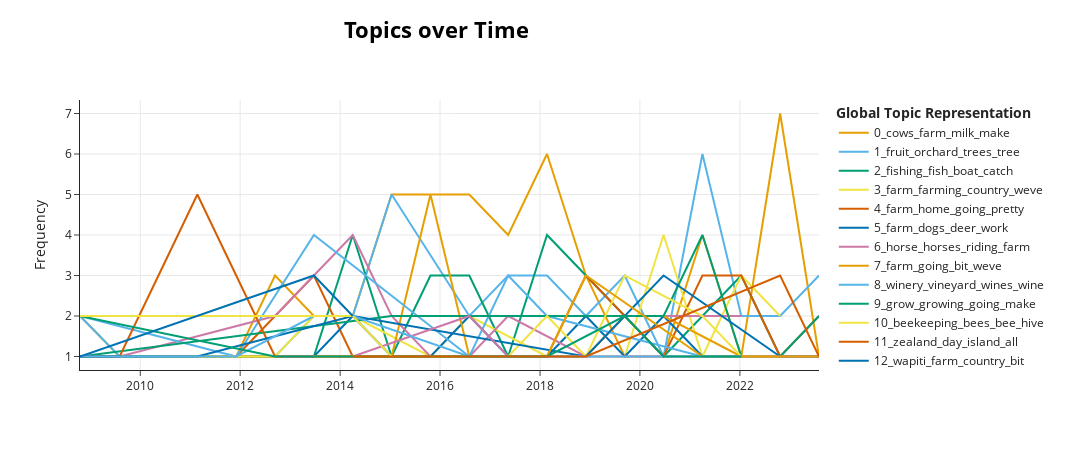

Source (notebook cell):
### Code cell
topic_model.visualize_topics_over_time(topics_over_time, top_n_topics=20)

### Figure 1 — Plotly figure (JSON) as saved in the notebook; plotly's stock layout.template omitted (floating-point values rounded to 4 significant figures)
{"data": [{"hoverinfo": "text", "hovertext": ["<b>Topic 0</b><br>Words: cows, farm, cow, milking, farming", "<b>Topic 0</b><br>Words: mozzarella, cheese, buffalo, clevedon, cows", "<b>Topic 0</b><br>Words: farm, land, goats, valley, boulders", "<b>Topic 0</b><br>Words: chooks, farming, farm, cows, dairy", "<b>Topic 0</b><br>Words: cows, farm, farming, life, weve", "<b>Topic 0</b><br>Words: dairy, cows, milk, farm, cheese", "<b>Topic 0</b><br>Words: cattle, cows, milking, farm, water", "<b>Topic 0</b><br>Words: cows, farm, milk, cheese, family", "<b>Topic 0</b><br>Words: cows, milking, dairy, milk, farm", "<b>Topic 0</b><br>Words: cows, cow, farm, milk, bulls", "<b>Topic 0</b><br>Words: cows, farm, calves, beef, milk", "<b>Topic 0</b><br>Words: dairy, cows, farm, milk, food", "<b>Topic 0</b><br>Words: cows, calves, farm, dairy, farming", "<b>Topic 0</b><br>Words: cows, farm, farming, dairy, milk", "<b>Topic 0</b><br>Words: farm, dairy, milk, cows, make", "<b>Topic 0</b><br>Words: cow, whenua, cows, milking, farm", "<b>Topic 0</b><br>Words: cows, farm, farming, milk, cheese", "<b>Topic 0</b><br>Words: farm, cows, farming, calf, milk"], "marker": {"color": "#E69F00"}, "mode": "lines", "name": "0_cows_farm_milk_make", "type": "scatter", "x": ["2008-10-17T07:40:48", "2009-08-03T00:00:00", "2010-05-14T00:00:00", "2011-12-03T00:00:00", "2012-09-12T00:00:00", "2013-06-23T00:00:00", "2014-04-03T00:00:00", "2015-01-12T00:00:00", "2016-08-02T00:00:00", "2017-05-13T00:00:00", "2018-02-21T00:00:00", "2018-12-02T00:00:00", "2019-09-12T00:00:00", "2020-06-22T00:00:00", "2021-04-02T00:00:00", "2022-01-11T00:00:00", "2022-10-22T00:00:00", "2023-08-02T00:00:00"], "y": [2, 1, 1, 1, 3, 2, 2, 5, 5, 4, 6, 3, 1, 1, 4, 1, 7, 1]}, {"hoverinfo": "text", "hovertext": ["<b>Topic 1</b><br>Words: fruit, yunnan, peas, seeds, pea", "<b>Topic 1</b><br>Words: chinese, growers, fruit, orchard, grow", "<b>Topic 1</b><br>Words: avocados, orchard, avocado, trees, tree", "<b>Topic 1</b><br>Words: trees, planting, timber, seed, fruit", "<b>Topic 1</b><br>Words: fruit, orchard, nuts, growing, nut", "<b>Topic 1</b><br>Words: fruit, orchard, trees, mushrooms, things", "<b>Topic 1</b><br>Words: fruit, orchard, trees, things, family", "<b>Topic 1</b><br>Words: fruit, avocado, orchard, farm, marmalade", "<b>Topic 1</b><br>Words: fruit, trees, orchard, tree, zealand", "<b>Topic 1</b><br>Words: walnuts, orchard, trees, fruit, nuts", "<b>Topic 1</b><br>Words: orchard, fruit, pine, trees, tree", "<b>Topic 1</b><br>Words: fruit, persimmons, orchard, milking, milk", "<b>Topic 1</b><br>Words: fruit, orchard, trees, tree, juice", "<b>Topic 1</b><br>Words: walnut, walnuts, pineapple, pineapples, orchard", "<b>Topic 1</b><br>Words: citrus, fruit, lemons, avocados, growing", "<b>Topic 1</b><br>Words: orchard, fruit, trees, little, around"], "marker": {"color": "#56B4E9"}, "mode": "lines", "name": "1_fruit_orchard_trees_tree", "type": "scatter", "x": ["2008-10-17T07:40:48", "2009-08-03T00:00:00", "2012-09-12T00:00:00", "2013-06-23T00:00:00", "2014-04-03T00:00:00", "2015-01-12T00:00:00", "2016-08-02T00:00:00", "2017-05-13T00:00:00", "2018-02-21T00:00:00", "2018-12-02T00:00:00", "2019-09-12T00:00:00", "2020-06-22T00:00:00", "2021-04-02T00:00:00", "2022-01-11T00:00:00", "2022-10-22T00:00:00", "2023-08-02T00:00:00"], "y": [2, 1, 1, 2, 2, 5, 2, 3, 3, 2, 3, 1, 6, 2, 2, 3]}, {"hoverinfo": "text", "hovertext": ["<b>Topic 2</b><br>Words: fishing, boat, fish, boats, sea", "<b>Topic 2</b><br>Words: been, about, day, weve, what", "<b>Topic 2</b><br>Words: fishing, fish, harbour, catch, brian", "<b>Topic 2</b><br>Words: shellfish, fishing, sea, fish, seaweed", "<b>Topic 2</b><br>Words: fishing, flounders, flounder, fish, joel", "<b>Topic 2</b><br>Words: fishing, fish, mussels, mussel, water", "<b>Topic 2</b><br>Words: fishing, boat, fish, catch, work", "<b>Topic 2</b><br>Words: oyster, oysters, farm, island, fishing", "<b>Topic 2</b><br>Words: fishing, fish, crayfish, freshwater, boat", "<b>Topic 2</b><br>Words: fishing, fish, boat, crayfish, cod", "<b>Topic 2</b><br>Words: fishing, fish, island, crabbing, kapiti", "<b>Topic 2</b><br>Words: fishing, sea, fish, boat, island", "<b>Topic 2</b><br>Words: seaweed, sea, ocean, zealand, fish"], "marker": {"color": "#009E73"}, "mode": "lines", "name": "2_fishing_fish_boat_catch", "type": "scatter", "x": ["2008-10-17T07:40:48", "2010-05-14T00:00:00", "2013-06-23T00:00:00", "2014-04-03T00:00:00", "2015-01-12T00:00:00", "2015-10-23T00:00:00", "2016-08-02T00:00:00", "2017-05-13T00:00:00", "2018-02-21T00:00:00", "2019-09-12T00:00:00", "2020-06-22T00:00:00", "2022-01-11T00:00:00", "2022-10-22T00:00:00"], "y": [1, 1, 1, 4, 1, 3, 3, 1, 4, 2, 1, 3, 1]}, {"hoverinfo": "text", "hovertext": ["<b>Topic 3</b><br>Words: farming, farm, penguins, penguin, tourism", "<b>Topic 3</b><br>Words: farm, farming, weve, us, place", "<b>Topic 3</b><br>Words: farm, nick, work, job, stock", "<b>Topic 3</b><br>Words: farm, farming, castle, owners, closeburn", "<b>Topic 3</b><br>Words: farm, home, instruments, ha, very", "<b>Topic 3</b><br>Words: island, barrier, farm, soil, bamboo", "<b>Topic 3</b><br>Words: farm, deer, wetlands, wetland, conservation", "<b>Topic 3</b><br>Words: farms, farm, land, onuku, money", "<b>Topic 3</b><br>Words: wetlands, wetland, farm, waituna, place", "<b>Topic 3</b><br>Words: farm, sheep, lambs, shed, lamb", "<b>Topic 3</b><br>Words: farm, cattle, family, place, going", "<b>Topic 3</b><br>Words: farm, sheep, shireen, conservation, ha", "<b>Topic 3</b><br>Words: farm, farming, sheep, travis, weve", "<b>Topic 3</b><br>Words: farm, planting, trees, things, bit"], "marker": {"color": "#F0E442"}, "mode": "lines", "name": "3_farm_farming_country_weve", "type": "scatter", "x": ["2008-10-17T07:40:48", "2011-02-22T00:00:00", "2012-09-12T00:00:00", "2013-06-23T00:00:00", "2014-04-03T00:00:00", "2015-10-23T00:00:00", "2016-08-02T00:00:00", "2018-02-21T00:00:00", "2018-12-02T00:00:00", "2019-09-12T00:00:00", "2020-06-22T00:00:00", "2021-04-02T00:00:00", "2022-01-11T00:00:00", "2022-10-22T00:00:00"], "y": [1, 1, 1, 2, 2, 1, 2, 1, 1, 1, 4, 1, 3, 2]}, {"hoverinfo": "text", "hovertext": ["<b>Topic 4</b><br>Words: vanilla, vanillas, zealand, what, years", "<b>Topic 4</b><br>Words: going, farm, home, work, be", "<b>Topic 4</b><br>Words: hunting, hunters, hills, going, jason", "<b>Topic 4</b><br>Words: harbour, kaipara, fishing, fish, flounder", "<b>Topic 4</b><br>Words: farm, river, shed, home, country", "<b>Topic 4</b><br>Words: place, going, farm, go, country", "<b>Topic 4</b><br>Words: zealand, flowers, home, going, country", "<b>Topic 4</b><br>Words: farm, home, going, milk, doing", "<b>Topic 4</b><br>Words: marlborough, mussels, mussel, oysters, farm", "<b>Topic 4</b><br>Words: farm, truffle, home, going, things", "<b>Topic 4</b><br>Words: boat, farm, truffle, truffles, going", "<b>Topic 4</b><br>Words: dogs, dog, trialling, farm, home", "<b>Topic 4</b><br>Words: cyclone, farm, coast, country, east"], "marker": {"color": "#D55E00"}, "mode": "lines", "name": "4_farm_home_going_pretty", "type": "scatter", "x": ["2011-12-03T00:00:00", "2013-06-23T00:00:00", "2014-04-03T00:00:00", "2015-01-12T00:00:00", "2015-10-23T00:00:00", "2018-02-21T00:00:00", "2018-12-02T00:00:00", "2019-09-12T00:00:00", "2020-06-22T00:00:00", "2021-04-02T00:00:00", "2022-01-11T00:00:00", "2022-10-22T00:00:00", "2023-08-02T00:00:00"], "y": [1, 3, 1, 1, 1, 1, 3, 2, 1, 3, 3, 1, 2]}, {"hoverinfo": "text", "hovertext": ["<b>Topic 5</b><br>Words: dogs, dog, sheep, farm, davids", "<b>Topic 5</b><br>Words: farmer, farm, denise, dog, dogs", "<b>Topic 5</b><br>Words: family, life, work, do, them", "<b>Topic 5</b><br>Words: home, farm, work, farmers, dog", "<b>Topic 5</b><br>Words: farm, farming, deer, horse, work", "<b>Topic 5</b><br>Words: deer, farm, dogs, helicopter, tim", "<b>Topic 5</b><br>Words: helicopter, farm, family, matt, newton", "<b>Topic 5</b><br>Words: sheep, farm, horses, dogs, her", "<b>Topic 5</b><br>Words: farm, sheep, deer, dogs, dog", "<b>Topic 5</b><br>Words: farm, pigs, prisoners, piggery, bit", "<b>Topic 5</b><br>Words: dogs, dog, horse, tania, farm", "<b>Topic 5</b><br>Words: farm, deer, milk, minnow, bit", "<b>Topic 5</b><br>Words: farmer, farm, work, job, lisa", "<b>Topic 5</b><br>Words: farm, bit, work, always, around", "<b>Topic 5</b><br>Words: potatoes, farm, potato, bags, spuds", "<b>Topic 5</b><br>Words: farm, farming, mum, kids, dogs", "<b>Topic 5</b><br>Words: vet, mares, foaling, mare, farm"], "marker": {"color": "#0072B2"}, "mode": "lines", "name": "5_farm_dogs_deer_work", "type": "scatter", "x": ["2008-10-17T07:40:48", "2010-05-14T00:00:00", "2011-12-03T00:00:00", "2012-09-12T00:00:00", "2013-06-23T00:00:00", "2014-04-03T00:00:00", "2015-01-12T00:00:00", "2015-10-23T00:00:00", "2016-08-02T00:00:00", "2017-05-13T00:00:00", "2018-02-21T00:00:00", "2018-12-02T00:00:00", "2019-09-12T00:00:00", "2020-06-22T00:00:00", "2021-04-02T00:00:00", "2022-10-22T00:00:00", "2023-08-02T00:00:00"], "y": [1, 1, 1, 1, 1, 2, 1, 1, 2, 1, 1, 2, 1, 2, 1, 1, 1]}, {"hoverinfo": "text", "hovertext": ["<b>Topic 6</b><br>Words: horse, horsemanship, horses, saddle, riding", "<b>Topic 6</b><br>Words: horse, horses, farm, snow, donna", "<b>Topic 6</b><br>Words: horses, horse, riding, farm, going", "<b>Topic 6</b><br>Words: horses, horse, farm, janine, going", "<b>Topic 6</b><br>Words: horse, horses, riding, ride, gavin", "<b>Topic 6</b><br>Words: horses, horse, farm, ride, frasers", "<b>Topic 6</b><br>Words: horses, horse, cattle, farm, riding", "<b>Topic 6</b><br>Words: horses, horse, going, to, work", "<b>Topic 6</b><br>Words: horse, horses, farm, sheep, going", "<b>Topic 6</b><br>Words: horse, horses, farm, irish, very"], "marker": {"color": "#CC79A7"}, "mode": "lines", "name": "6_horse_horses_riding_farm", "type": "scatter", "x": ["2009-08-03T00:00:00", "2012-09-12T00:00:00", "2014-04-03T00:00:00", "2015-01-12T00:00:00", "2015-10-23T00:00:00", "2016-08-02T00:00:00", "2017-05-13T00:00:00", "2018-12-02T00:00:00", "2019-09-12T00:00:00", "2022-01-11T00:00:00"], "y": [1, 2, 4, 2, 1, 1, 2, 1, 2, 2]}, {"hoverinfo": "text", "hovertext": ["<b>Topic 7</b><br>Words: competition, farm, work, wool, going", "<b>Topic 7</b><br>Words: going, farm, work, rog, weve", "<b>Topic 7</b><br>Words: horses, horse, kingi, ride, farm", "<b>Topic 7</b><br>Words: farm, going, sheep, day, get", "<b>Topic 7</b><br>Words: simon, going, bit, we, what", "<b>Topic 7</b><br>Words: cattle, sheep, farm, bit, what", "<b>Topic 7</b><br>Words: farmers, sheep, farm, wool, going", "<b>Topic 7</b><br>Words: going, are, record, weve, farm", "<b>Topic 7</b><br>Words: sheep, farm, laura, bit, going", "<b>Topic 7</b><br>Words: farm, lambs, wool, hills, zealand"], "marker": {"color": "#E69F00"}, "mode": "lines", "name": "7_farm_going_bit_weve", "type": "scatter", "x": ["2010-05-14T00:00:00", "2014-04-03T00:00:00", "2015-01-12T00:00:00", "2015-10-23T00:00:00", "2016-08-02T00:00:00", "2017-05-13T00:00:00", "2018-12-02T00:00:00", "2019-09-12T00:00:00", "2020-06-22T00:00:00", "2022-01-11T00:00:00"], "y": [1, 1, 1, 5, 1, 1, 1, 2, 2, 1]}, {"hoverinfo": "text", "hovertext": ["<b>Topic 8</b><br>Words: vineyards, vineyard, wines, grapes, wine", "<b>Topic 8</b><br>Words: winery, winemaking, vineyards, wines, vineyard", "<b>Topic 8</b><br>Words: winemaking, wines, vineyard, wine, grapes", "<b>Topic 8</b><br>Words: winery, wines, wine, vineyards, vineyard", "<b>Topic 8</b><br>Words: vineyard, winery, wines, grapes, wine", "<b>Topic 8</b><br>Words: vineyard, grapes, wines, wine, harvest", "<b>Topic 8</b><br>Words: vineyards, vineyard, winery, grapes, wines", "<b>Topic 8</b><br>Words: vineyard, wines, wine, grapes, pinot"], "marker": {"color": "#56B4E9"}, "mode": "lines", "name": "8_winery_vineyard_wines_wine", "type": "scatter", "x": ["2008-10-17T07:40:48", "2011-12-03T00:00:00", "2013-06-23T00:00:00", "2016-08-02T00:00:00", "2017-05-13T00:00:00", "2018-02-21T00:00:00", "2021-04-02T00:00:00", "2022-01-11T00:00:00"], "y": [2, 1, 4, 1, 3, 2, 1, 1]}, {"hoverinfo": "text", "hovertext": ["<b>Topic 9</b><br>Words: crops, growers, vegetable, grow, growing", "<b>Topic 9</b><br>Words: farm, alpacas, fibre, getting, country", "<b>Topic 9</b><br>Words: vegetable, harvest, produce, grow, growing", "<b>Topic 9</b><br>Words: garden, plants, grow, growing, soil", "<b>Topic 9</b><br>Words: tamarillo, tamarillos, orchard, growers, grow", "<b>Topic 9</b><br>Words: day, water, going, very, more", "<b>Topic 9</b><br>Words: flowers, plants, vegetables, day, growing"], "marker": {"color": "#009E73"}, "mode": "lines", "name": "9_grow_growing_going_make", "type": "scatter", "x": ["2008-10-17T07:40:48", "2015-01-12T00:00:00", "2020-06-22T00:00:00", "2021-04-02T00:00:00", "2022-01-11T00:00:00", "2022-10-22T00:00:00", "2023-08-02T00:00:00"], "y": [1, 2, 2, 4, 1, 1, 2]}, {"hoverinfo": "text", "hovertext": ["<b>Topic 10</b><br>Words: beekeeping, beekeepers, bees, bee, hive", "<b>Topic 10</b><br>Words: bees, beekeeper, bee, hive, hives", "<b>Topic 10</b><br>Words: bees, beekeeping, manuka, honey, hive", "<b>Topic 10</b><br>Words: beekeeping, beekeeper, bee, bees, manuka", "<b>Topic 10</b><br>Words: hive, hives, bees, beekeeping, bee", "<b>Topic 10</b><br>Words: bees, hive, manuka, hives, honey", "<b>Topic 10</b><br>Words: beekeeping, bee, bees, hive, hives", "<b>Topic 10</b><br>Words: bees, beekeeping, bee, hive, hives", "<b>Topic 10</b><br>Words: beekeeping, beekeepers, bees, bee, hive"], "marker": {"color": "#F0E442"}, "mode": "lines", "name": "10_beekeeping_bees_bee_hive", "type": "scatter", "x": ["2009-08-03T00:00:00", "2014-04-03T00:00:00", "2017-05-13T00:00:00", "2018-02-21T00:00:00", "2018-12-02T00:00:00", "2019-09-12T00:00:00", "2021-04-02T00:00:00", "2022-01-11T00:00:00", "2023-08-02T00:00:00"], "y": [1, 1, 1, 2, 1, 3, 2, 1, 1]}, {"hoverinfo": "text", "hovertext": ["<b>Topic 11</b><br>Words: island, vanuatu, pacific, zealand, vila", "<b>Topic 11</b><br>Words: visitors, home, get, all, very", "<b>Topic 11</b><br>Words: tony, day, we, think, much", "<b>Topic 11</b><br>Words: zealand, showers, island, day, all", "<b>Topic 11</b><br>Words: rivers, island, river, boat, brownie", "<b>Topic 11</b><br>Words: stewart, island, mussels, mussel, barge", "<b>Topic 11</b><br>Words: stewart, island, mussels, mussel, barge"], "marker": {"color": "#D55E00"}, "mode": "lines", "name": "11_zealand_day_island_all", "type": "scatter", "x": ["2008-10-17T07:40:48", "2009-08-03T00:00:00", "2010-05-14T00:00:00", "2011-02-22T00:00:00", "2012-09-12T00:00:00", "2013-06-23T00:00:00", "2015-10-23T00:00:00"], "y": [1, 1, 3, 5, 1, 1, 1]}, {"hoverinfo": "text", "hovertext": ["<b>Topic 12</b><br>Words: wool, hunters, possums, fibre, fur", "<b>Topic 12</b><br>Words: country, farmers, sheep, farm, bit", "<b>Topic 12</b><br>Words: sheep, have, mackenzie, has, know", "<b>Topic 12</b><br>Words: kiwi, kiwis, farm, goldfish, ponds", "<b>Topic 12</b><br>Words: zealand, farm, aohanga, land, home", "<b>Topic 12</b><br>Words: farm, zealand, sheep, river, animals", "<b>Topic 12</b><br>Words: wapiti, fiordland, deer, country, hunters", "<b>Topic 12</b><br>Words: mahinga, makarini, waterways, farmers, river"], "marker": {"color": "#0072B2"}, "mode": "lines", "name": "12_wapiti_farm_country_bit", "type": "scatter", "x": ["2008-10-17T07:40:48", "2010-05-14T00:00:00", "2011-02-22T00:00:00", "2014-04-03T00:00:00", "2018-12-02T00:00:00", "2020-06-22T00:00:00", "2022-10-22T00:00:00", "2023-08-02T00:00:00"], "y": [1, 1, 1, 2, 1, 3, 1, 1]}, {"hoverinfo": "text", "hovertext": ["<b>Topic 13</b><br>Words: bloodstock, farm, horses, horse, tiako", "<b>Topic 13</b><br>Words: sheep, lambs, farm, wool, meat", "<b>Topic 13</b><br>Words: lambs, lamb, farm, work, have", "<b>Topic 13</b><br>Words: lambing, lamb, farm, lambs, animals", "<b>Topic 13</b><br>Words: lamb, lambs, farm, farmers, spring", "<b>Topic 13</b><br>Words: sheep, lambs, farm, milking, milk", "<b>Topic 13</b><br>Words: sheep, farm, bit, embryos, they", "<b>Topic 13</b><br>Words: lambs, sheep, farmers, farm, zealand", "<b>Topic 13</b><br>Words: sheep, lamb, lambs, farm, wool"], "marker": {"color": "#CC79A7"}, "mode": "lines", "name": "13_lambs_lamb_sheep_farm", "type": "scatter", "x": ["2012-09-12T00:00:00", "2014-04-03T00:00:00", "2016-08-02T00:00:00", "2017-05-13T00:00:00", "2018-02-21T00:00:00", "2019-09-12T00:00:00", "2020-06-22T00:00:00", "2022-10-22T00:00:00", "2023-08-02T00:00:00"], "y": [1, 1, 2, 1, 1, 1, 1, 1, 1]}, {"hoverinfo": "text", "hovertext": ["<b>Topic 14</b><br>Words: goats, goat, sheep, hunters, animals", "<b>Topic 14</b><br>Words: sheep, goats, goat, farm, have", "<b>Topic 14</b><br>Words: goats, cows, goat, milking, milk", "<b>Topic 14</b><br>Words: goats, sheep, goat, fibre, farm", "<b>Topic 14</b><br>Words: sheep, goats, lambs, farm, milking", "<b>Topic 14</b><br>Words: goats, sheep, farm, goat, animals", "<b>Topic 14</b><br>Words: goats, goat, sheep, farm, milking", "<b>Topic 14</b><br>Words: goats, goat, farm, milking, milk"], "marker": {"color": "#E69F00"}, "mode": "lines", "name": "14_goats_goat_sheep_farm", "type": "scatter", "x": ["2013-06-23T00:00:00", "2015-01-12T00:00:00", "2015-10-23T00:00:00", "2017-05-13T00:00:00", "2018-02-21T00:00:00", "2018-12-02T00:00:00", "2021-04-02T00:00:00", "2023-08-02T00:00:00"], "y": [1, 1, 1, 1, 1, 3, 1, 1]}, {"hoverinfo": "text", "hovertext": ["<b>Topic 15</b><br>Words: muster, mustering, place, richard, smith", "<b>Topic 15</b><br>Words: farm, trails, country, ride, home", "<b>Topic 15</b><br>Words: periam, muster, cattle, place, bendigo", "<b>Topic 15</b><br>Words: ewans, ewan, farm, hotel, gold", "<b>Topic 15</b><br>Words: country, farm, terry, year, over", "<b>Topic 15</b><br>Words: cattle, rivers, cows, river, country", "<b>Topic 15</b><br>Words: pasture, farm, place, hamish, bit"], "marker": {"color": "#56B4E9"}, "mode": "lines", "name": "15_farm_muster_cattle_country", "type": "scatter", "x": ["2008-10-17T07:40:48", "2011-12-03T00:00:00", "2013-06-23T00:00:00", "2014-04-03T00:00:00", "2016-08-02T00:00:00", "2017-05-13T00:00:00", "2022-01-11T00:00:00"], "y": [1, 1, 2, 2, 1, 1, 1]}, {"hoverinfo": "text", "hovertext": ["<b>Topic 16</b><br>Words: farm, eggs, organic, egg, chickens", "<b>Topic 16</b><br>Words: farm, organic, chickens, maize, hens", "<b>Topic 16</b><br>Words: chickens, chicken, organic, farm, birds", "<b>Topic 16</b><br>Words: farm, produce, garden, eggs, soil", "<b>Topic 16</b><br>Words: eggs, egg, farm, nesting, chickens", "<b>Topic 16</b><br>Words: eggs, farm, egg, chickens, hens"], "marker": {"color": "#009E73"}, "mode": "lines", "name": "16_farm_chickens_eggs_organic", "type": "scatter", "x": ["2008-10-17T07:40:48", "2012-09-12T00:00:00", "2018-02-21T00:00:00", "2019-09-12T00:00:00", "2020-06-22T00:00:00", "2022-01-11T00:00:00"], "y": [2, 1, 1, 2, 1, 1]}, {"hoverinfo": "text", "hovertext": ["<b>Topic 17</b><br>Words: farms, farmers, farm, farming, zealand", "<b>Topic 17</b><br>Words: farm, sheep, canterbury, zealand, climate", "<b>Topic 17</b><br>Words: sheep, farm, fishing, whaling, helicopter", "<b>Topic 17</b><br>Words: sheep, farm, zealand, country, keegan"], "marker": {"color": "#F0E442"}, "mode": "lines", "name": "17_sheep_farm_zealand_canterbury", "type": "scatter", "x": ["2008-10-17T07:40:48", "2013-06-23T00:00:00", "2014-04-03T00:00:00", "2015-01-12T00:00:00"], "y": [2, 2, 2, 1]}, {"hoverinfo": "text", "hovertext": ["<b>Topic 18</b><br>Words: scobie, wool, sheep, yarn, fabric", "<b>Topic 18</b><br>Words: sheep, wool, lambs, farm, zealand", "<b>Topic 18</b><br>Words: wool, sheep, farmers, farm, bit", "<b>Topic 18</b><br>Words: sheep, wool, farm, hops, bit", "<b>Topic 18</b><br>Words: merino, sheep, farm, zealand, wool"], "marker": {"color": "#D55E00"}, "mode": "lines", "name": "18_sheep_wool_farm_merino", "type": "scatter", "x": ["2014-04-03T00:00:00", "2018-02-21T00:00:00", "2018-12-02T00:00:00", "2022-10-22T00:00:00", "2023-08-02T00:00:00"], "y": [1, 1, 1, 3, 1]}, {"hoverinfo": "text", "hovertext": ["<b>Topic 19</b><br>Words: music, of, all, it, catwalk", "<b>Topic 19</b><br>Words: music, station, land, valley, farm", "<b>Topic 19</b><br>Words: music, zealand, kiwi, coast, land"], "marker": {"color": "#0072B2"}, "mode": "lines", "name": "19_music_zealand_valley_land", "type": "scatter", "x": ["2008-10-17T07:40:48", "2013-06-23T00:00:00", "2014-04-03T00:00:00"], "y": [1, 3, 2]}], "layout": {"height": 450, "hoverlabel": {"bgcolor": "white", "font": {"family": "Rockwell", "size": 16}}, "legend": {"title": {"text": "<b>Global Topic Representation"}}, "title": {"font": {"color": "Black", "size": 22}, "text": "<b>Topics over Time</b>", "x": 0.4, "xanchor": "center", "y": 0.95, "yanchor": "top"}, "width": 1250, "xaxis": {"showgrid": true}, "yaxis": {"showgrid": true, "title": {"text": "Frequency"}}}}
